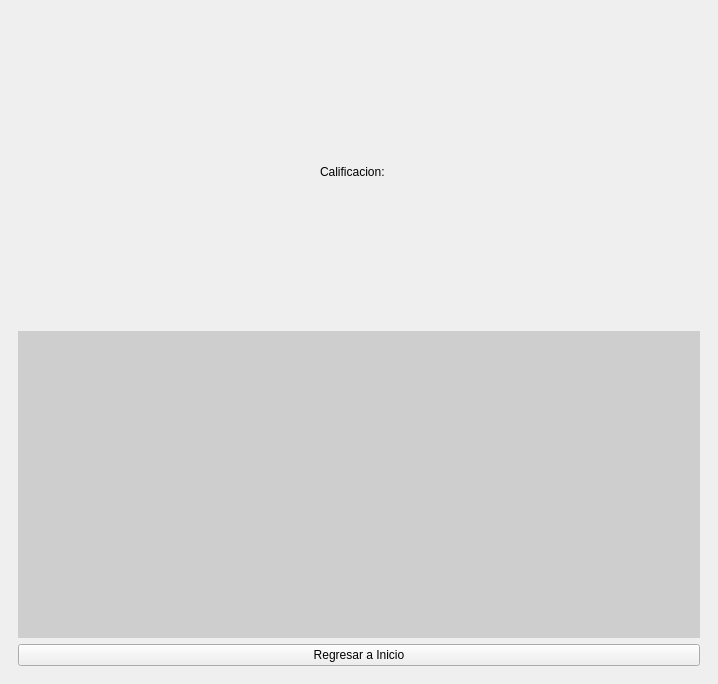
<?xml version="1.0" encoding="UTF-8"?>
<ui version="4.0">
 <class>MainWindow</class>
 <widget class="QMainWindow" name="MainWindow">
  <property name="geometry">
   <rect>
    <x>0</x>
    <y>0</y>
    <width>718</width>
    <height>684</height>
   </rect>
  </property>
  <property name="windowTitle">
   <string>MainWindow</string>
  </property>
  <widget class="QWidget" name="centralwidget">
   <layout class="QHBoxLayout" name="horizontalLayout">
    <item>
     <widget class="QWidget" name="widget_4" native="true">
      <layout class="QVBoxLayout" name="verticalLayout_7">
       <item>
        <widget class="QWidget" name="widget_3" native="true">
         <property name="styleSheet">
          <string notr="true"/>
         </property>
         <layout class="QVBoxLayout" name="verticalLayout_8">
          <item>
           <widget class="QWidget" name="widget_15" native="true">
            <layout class="QHBoxLayout" name="horizontalLayout_2">
             <item>
              <spacer name="horizontalSpacer_2">
               <property name="orientation">
                <enum>Qt::Horizontal</enum>
               </property>
               <property name="sizeHint" stdset="0">
                <size>
                 <width>40</width>
                 <height>20</height>
                </size>
               </property>
              </spacer>
             </item>
             <item>
              <widget class="QLabel" name="labelreproductor_3">
               <property name="styleSheet">
                <string notr="true">font: 12pt &quot;Arial Rounded MT Bold&quot;;</string>
               </property>
               <property name="text">
                <string>Calificacion:</string>
               </property>
              </widget>
             </item>
             <item>
              <widget class="QLabel" name="calificacion">
               <property name="styleSheet">
                <string notr="true">font: 100pt &quot;Arial Rounded MT Bold&quot;;</string>
               </property>
               <property name="text">
                <string/>
               </property>
              </widget>
             </item>
             <item>
              <spacer name="horizontalSpacer">
               <property name="orientation">
                <enum>Qt::Horizontal</enum>
               </property>
               <property name="sizeHint" stdset="0">
                <size>
                 <width>40</width>
                 <height>20</height>
                </size>
               </property>
              </spacer>
             </item>
            </layout>
           </widget>
          </item>
         </layout>
        </widget>
       </item>
       <item>
        <widget class="QWidget" name="widget_7" native="true">
         <property name="styleSheet">
          <string notr="true">background-color: rgb(206, 206, 206);</string>
         </property>
         <layout class="QVBoxLayout" name="verticalLayout_9">
          <item>
           <widget class="QLabel" name="labeltxtoleer_3">
            <property name="maximumSize">
             <size>
              <width>16777215</width>
              <height>16777215</height>
             </size>
            </property>
            <property name="styleSheet">
             <string notr="true">font: 12pt &quot;Arial Rounded MT Bold&quot;;</string>
            </property>
            <property name="text">
             <string/>
            </property>
           </widget>
          </item>
         </layout>
        </widget>
       </item>
       <item>
        <widget class="QPushButton" name="btnregresarhome">
         <property name="text">
          <string>Regresar a Inicio</string>
         </property>
        </widget>
       </item>
      </layout>
     </widget>
    </item>
   </layout>
  </widget>
 </widget>
 <resources/>
 <connections/>
</ui>
